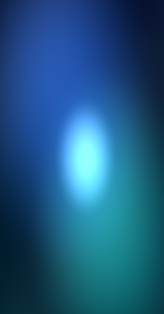
#> input picture installer/wizard_image.bmp, 164 x 314 px
$ python -i skills_photo2_effects.py   (imports and definitions only)
#> lines starting #> are read from the running program, lines starting #| are printed output that depends on the picture
### core/skills_photo2_helpers.py
# Photo Effects house helpers (shared by all four tools).
# Split out of core/skills_photo_effects.py (skills split Phase A batch A6).
from pathlib import Path


# ---------------------------------------------------------------------------
# Helpers (the photo family's shared posture, re-factored locally —
# packs never import from each other)
# ---------------------------------------------------------------------------


# [7 lines left out: function _human_size, not called in this run]


def _existing_file(path: str, what: str = "file") -> Path | None | str:
    """Resolve a user path to an existing file, or return an error string."""
    if not path or not str(path).strip():
        return f"That needs the path of a {what}."
    target = Path(str(path)).expanduser()
    if not target.exists():
        return f"File not found: {target}"
    if not target.is_file():
        return f"That's a folder, not a file: {target}"
    return target


def _non_clobbering(dest: Path) -> Path:
    """Return `dest`, or 'stem (2).suffix', 'stem (3).suffix', … —
    the first variant that doesn't exist yet. Never the taken name."""
    if not dest.exists():
        return dest
    counter = 2
    while True:
        candidate = dest.with_name(f"{dest.stem} ({counter}){dest.suffix}")
        if not candidate.exists():
            return candidate
        counter += 1


def _load_pil():
    """Return (Image, None) or (None, error string) — Pillow is a house dep."""
    try:
        from PIL import Image

        return Image, None
    except ImportError:
        return None, ("Image work isn't available in this build of VYUK — the "
                      "image part didn't make it into the package.")


def _load_oriented(path):
    """Load one image with its EXIF orientation baked in.

    Returns (image, target, None) or (None, None, error string).
    """
    target = _existing_file(path, "image file")
    if isinstance(target, str):
        return None, None, target
    Image, err = _load_pil()
    if err:
        return None, None, err
    try:
        image = Image.open(target)
        image.load()
    except Exception as e:  # noqa: BLE001
        return None, None, (f"Could not read '{target.name}' as an image: {e}. "
                            "The file may be corrupt or in a format Pillow "
                            "doesn't support.")
    try:
        from PIL import ImageOps

        image = ImageOps.exif_transpose(image)
    except Exception:  # noqa: BLE001 — no usable EXIF: work with stored pixels
        pass
    return image, target, None


def _has_alpha(image) -> bool:
    """True when the image carries a real alpha channel."""
    if image.mode in ("RGBA", "LA"):
        return True
    if image.mode == "P" and "transparency" in image.info:
        return True
    return False


# [5 lines left out: function _flatten_on_white, not called in this run]


def _resolve_output(target: Path, output: str, default_name: str) -> Path:
    """The caller's output path, or `default_name` beside the input."""
    if output and str(output).strip():
        return Path(str(output)).expanduser()
    return target.with_name(default_name)


def _save_result(Image, image, dest: Path, fallback_format: str | None):
    """Save `image` to `dest` without ever overwriting.

    JPEG/BMP can't hold transparency: an image with alpha is
    flattened onto WHITE first and the returned notes say so. A
    name that is taken gets a " (2)"-style suffix, also noted.
    Returns (final_path, notes) or (None, error string); a
    half-written file is removed.
    """
    notes: list[str] = []
    final = _non_clobbering(dest)
    if final != dest:
        notes.append(f"'{dest.name}' already existed, so the suffixed "
                     f"name '{final.name}' was used.")
    pil_format = fallback_format
    if final.suffix:
        try:
            Image.init()
            pil_format = Image.EXTENSION.get(final.suffix.lower(), pil_format)
        except Exception:  # noqa: BLE001 — fall back to extension-less save
            pil_format = fallback_format
    to_save = image
    if pil_format in ("JPEG", "BMP"):
        if _has_alpha(to_save):
            to_save = _flatten_on_white(Image, to_save)
            notes.append(f"{pil_format} can't hold transparency, so the "
                         "image was flattened onto white.")
        elif to_save.mode not in ("RGB", "L", "CMYK"):
            to_save = to_save.convert("RGB")
    try:
        if final.suffix:
            to_save.save(final)
        else:  # no extension to infer from — keep the source format
            to_save.save(final, format=pil_format or "PNG")
    except Exception as e:  # noqa: BLE001
        try:
            if final.exists():
                final.unlink()  # never leave a half-written image behind
        except OSError:
            pass
        return None, f"The effected image couldn't be written: {e}"
    return final, notes


def _result_line(verb: str, target: Path, old_size, new_size,
                 final: Path, notes: list[str]) -> str:
    lines = [
        f"{verb} '{target.name}': {old_size[0]}×{old_size[1]} → "
        f"{new_size[0]}×{new_size[1]} pixels, saved to {final} "
        f"({_human_size(final.stat().st_size)})."
    ]
    lines.extend(notes)
    return " ".join(lines)


def _as_int(value, name: str):
    """Coerce to int, or return an error string naming the field."""
    try:
        return int(value)
    except (TypeError, ValueError):
        return f"{name} must be a whole number (got {value!r})."


# [25 lines left out: functions _rgb_ready, _split_alpha, _join_alpha, not called in this run]

### core/skills_photo2_effects.py
# Photo Effects implementations (kaleidoscope / duotone / pixelate / glitch).
# Split out of core/skills_photo_effects.py (skills split Phase A batch A6).
import math
import random
# SKILLS SPLIT PHASE A BATCH A6 INTENTIONAL: the effects functions
# resolve these house helpers from the helpers module (bare-name rule).
from .skills_photo2_helpers import (
    _as_int,
    _has_alpha,
    _join_alpha,
    _load_oriented,
    _load_pil,
    _resolve_output,
    _result_line,
    _rgb_ready,
    _save_result,
    _split_alpha,
)


_NAMED_COLORS = {
    "black": (0, 0, 0),
    "white": (255, 255, 255),
    "red": (255, 0, 0),
    "blue": (0, 0, 255),
    "green": (0, 128, 0),
    "yellow": (255, 255, 0),
    "pink": (255, 192, 203),
    "purple": (128, 0, 128),
    "orange": (255, 165, 0),
    "gray": (128, 128, 128),
    "grey": (128, 128, 128),
}


# [14 lines left out: function _parse_color, not called in this run]


# ---------------------------------------------------------------------------
# KALEIDOSCOPE IMAGE
# ---------------------------------------------------------------------------

_KALEIDO_MAX_SIDE = 1024  # the fold canvas is 3x this per side


def _tile3_mirror(Image, ImageOps, square):
    """The square mirrored into a 3×3 reflective tiling (exact flips).

    A kaleidoscope fold samples the source at the output's radius
    in the folded direction; a plain square has no pixels at the
    corners' radius for most angles, so the fold is built on this
    tiled canvas and the finished mandala is centre-cropped back
    out of it."""
    s = square.size[0]
    big = Image.new("RGBA", (3 * s, 3 * s))
    mirrored = ImageOps.mirror(square)
    flipped = ImageOps.flip(square)
    both = ImageOps.flip(mirrored)
    tiles = ((both, flipped, both),
             (mirrored, square, mirrored),
             (both, flipped, both))
    for ty in range(3):
        for tx in range(3):
            big.paste(tiles[ty][tx], (tx * s, ty * s))
    return big


def _wedge_mask(Image, ImageDraw, size: int, a0: float, a1: float):
    """L mask of the triangular wedge between angles a0..a1
    (radians, image coords: from the +x axis toward +y), apex at
    the canvas centre, far edge pushed far outside the canvas."""
    c = (size - 1) / 2.0
    radius = 2 * size
    mask = Image.new("L", (size, size), 0)
    draw = ImageDraw.Draw(mask)
    draw.polygon([(c, c),
                  (c + radius * math.cos(a0), c + radius * math.sin(a0)),
                  (c + radius * math.cos(a1), c + radius * math.sin(a1))],
                 fill=255)
    return mask


# [26 lines left out: functions _own_sector, _rotate_piece, not called in this run]


def _assemble_quadrants(Image, ImageOps, quad):
    """Complete a kaleidoscope from its bottom-right quadrant:
    the quadrant and its mirror/flip copies are pasted through
    hard quadrant rectangles, so every output pixel comes from
    exactly one copy and both axis mirrors are exact pixel
    permutations of the quadrant."""
    size = quad.size[0]
    mid = size // 2
    canvas = Image.new("RGBA", (size, size), (0, 0, 0, 0))
    regions = ((quad, (mid, mid, size, size)),
               (ImageOps.mirror(quad), (0, mid, mid, size)),
               (ImageOps.flip(quad), (mid, 0, size, mid)),
               (ImageOps.flip(ImageOps.mirror(quad)), (0, 0, mid, mid)))
    for copy_img, (x0, y0, x1, y1) in regions:
        canvas.paste(copy_img.crop((x0, y0, x1, y1)), (x0, y0))
    return canvas


# [11 lines left out: function _assemble_halves, not called in this run]


def _kaleidoscope_quadrants(Image, ImageChops, ImageDraw, ImageFilter,
                            ImageOps, big, segments: int):
    """Build the mandala for segments divisible by 4; returns the
    finished big-canvas image (caller centre-crops)."""
    size = big.size[0]
    centre = (size - 1) / 2.0
    wedge_deg = 360.0 / segments
    if segments == 4:
        mask = Image.new("L", (size, size), 0)
        draw = ImageDraw.Draw(mask)
        draw.rectangle([centre, centre, size, size], fill=255)
        quad = big.copy()
        quad.putalpha(mask)
        return _assemble_quadrants(Image, ImageOps, quad)
    base = big.copy()
    if segments == 8:
        # Wedges at 90° multiples of the group complete EXACTLY:
        # the second wedge is the first one's diagonal transpose.
        # No angular fattening — this path is pixel-exact.
        base.putalpha(_wedge_mask(Image, ImageDraw, size,
                                  0.0, math.radians(wedge_deg)))
        quad = Image.new("RGBA", (size, size), (0, 0, 0, 0))
        quad.alpha_composite(base)
        quad.alpha_composite(base.transpose(Image.TRANSPOSE))
        return _assemble_quadrants(Image, ImageOps, quad)
    # 12 / 16: rotated wedges. Their masks are angularly fattened
    # and dilated — rotated copies of a hard triangle otherwise
    # leave 1px transparent seams along the wedge boundaries.
    eps = math.radians(2.0)
    mask = _wedge_mask(Image, ImageDraw, size, -eps,
                       math.radians(wedge_deg) + eps)
    mask = mask.filter(ImageFilter.MaxFilter(3))
    base.putalpha(mask)
    quad = Image.new("RGBA", (size, size), (0, 0, 0, 0))
    per_quadrant = segments // 4
    for k in range(per_quadrant):
        if k % 2 == 0:
            piece = _rotate_piece(Image, base, k * wedge_deg, size)
        else:
            piece = _rotate_piece(Image, ImageOps.flip(base),
                                  (k + 1) * wedge_deg, size)
        piece = _own_sector(Image, ImageChops, ImageDraw, piece, size,
                            k * wedge_deg, (k + 1) * wedge_deg)
        quad.alpha_composite(piece)
    return _assemble_quadrants(Image, ImageOps, quad)


# [28 lines left out: function _kaleidoscope_halves, not called in this run]


def kaleidoscope_image(path: str, segments: int = 8,
                       output: str = "") -> str:
    """Turn one picture into a kaleidoscope mandala, as a NEW file.

    The centre square of the picture (side = its smaller
    dimension) is folded into `segments` mirror-alternating
    wedges around the centre. `segments` must be EVEN and
    between 4 and 16: the wedges alternate mirrored/unmirrored
    around the full turn, and an odd count cannot mirror back
    into itself. Very large pictures are scaled to a 1024-pixel
    square first (the fold works on a 3× canvas) and the result
    says so. The output is square PNG by default:
    '<name>_kaleidoscope.png' beside the input. The input is
    never overwritten, and a taken output name gets a
    ' (2)'-style suffix.
    """
    count = _as_int(segments, "segments")
    if isinstance(count, str):
        return count
    if count % 2 != 0:
        return (f"segments must be even (got {count}) — the wedges "
                "mirror alternately around the centre, and an odd "
                "count can't mirror back into itself after a full "
                "turn. Try 6, 8 or 12.")
    if not 4 <= count <= 16:
        return (f"segments must be between 4 and 16 (got {count}).")
    image, target, err = _load_oriented(path)
#> in _load_oriented, image is the input picture: PIL image 164x314 RGB; mean R, G, B 29.7, 88.4, 129.5
    if err:
        return err
    old_size = image.size
#> old_size = (164, 314)
    Image, err = _load_pil()
    if err:
        return err
    from PIL import ImageChops, ImageDraw, ImageFilter, ImageOps

    notes: list[str] = []
    width, height = image.size
#> width = 164; height = 314
    side = min(width, height)
#> side = 164
    if side < 16:
        return (f"That picture is only {width}×{height} — too small "
                "to fold into a kaleidoscope (the centre square "
                "needs at least 16×16 pixels).")
    square = image.crop(((width - side) // 2, (height - side) // 2,
                         (width - side) // 2 + side,
                         (height - side) // 2 + side)).convert("RGBA")
    if (width, height) != (side, side):
        notes.append(f"The mandala is built from the centre "
                     f"{side}×{side} square of the picture.")
    if side > _KALEIDO_MAX_SIDE:
        square = square.resize((_KALEIDO_MAX_SIDE, _KALEIDO_MAX_SIDE),
                               Image.LANCZOS)
        notes.append(f"The picture was scaled to "
                     f"{_KALEIDO_MAX_SIDE}×{_KALEIDO_MAX_SIDE} for "
                     "the effect (the fold works on a triple-size "
                     "canvas).")
        side = _KALEIDO_MAX_SIDE
    big = _tile3_mirror(Image, ImageOps, square)
#> in _tile3_mirror, `big = Image.new("RGBA", (3 * s, 3 * s))`: big: PIL image 492x492 RGBA; every value is 0
#> in _tile3_mirror, `mirrored = ImageOps.mirror(square)`:
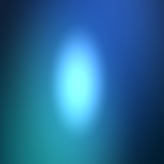
#> mirrored: PIL image 164x164 RGBA; mean R, G, B, A 37.9, 105.1, 150.4, 255
#> in _tile3_mirror, `flipped = ImageOps.flip(square)`:
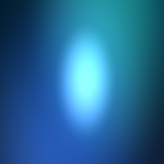
#> flipped: PIL image 164x164 RGBA; mean R, G, B, A 37.9, 105.1, 150.4, 255
#> in _tile3_mirror, `both = ImageOps.flip(mirrored)`:
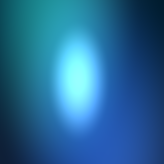
#> both: PIL image 164x164 RGBA; mean R, G, B, A 37.9, 105.1, 150.4, 255
#> after the loop in _tile3_mirror, `for ty in range(3):`:
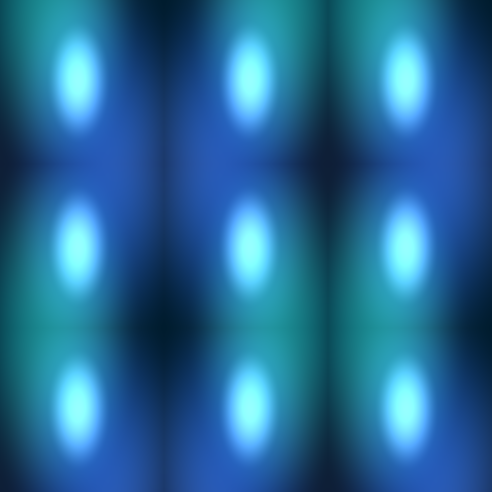
#> big: PIL image 492x492 RGBA; mean R, G, B, A 37.9, 105.1, 150.4, 255
    if count % 4 == 0:
        folded = _kaleidoscope_quadrants(Image, ImageChops, ImageDraw,
                                         ImageFilter, ImageOps, big,
                                         count)
#> in _wedge_mask, `mask = Image.new("L", (size, size), 0)`: mask: PIL image 492x492 L; every value is 0
#> in _kaleidoscope_quadrants, `quad.alpha_composite(base.transpose(Image.TRANSPOSE))`:
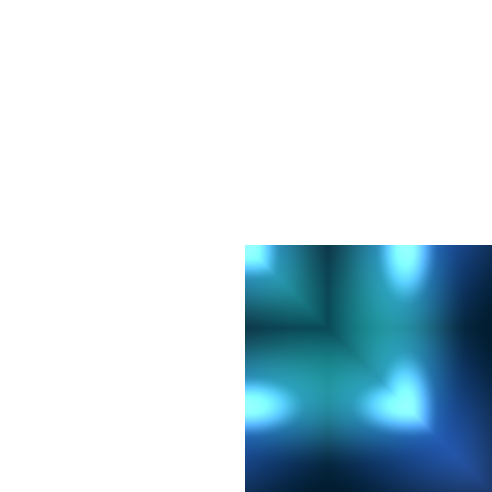
#> quad: PIL image 492x492 RGBA; mean R, G, B, A 9, 27.9, 36.8, 64.3; transparent parts drawn white
#> the loop in _assemble_quadrants, `for copy_img, (x0, y0, x1, y1) in regions:` made 4 passes
#> (x0, y0, x1, y1) on passes 1 to 4: (246, 246, 492, 492), (0, 246, 246, 492), (246, 0, 492, 246), (0, 0, 246, 246)
#> after the loop in _assemble_quadrants, `for copy_img, (x0, y0, x1, y1) in regions:`:
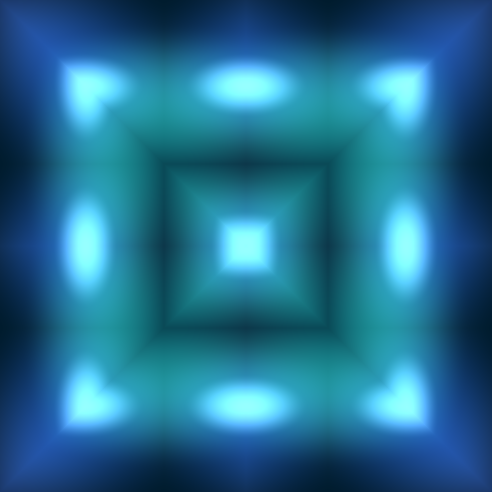
#> canvas: PIL image 492x492 RGBA; mean R, G, B, A 35.4, 110.5, 145.7, 255
    else:
        folded = _kaleidoscope_halves(Image, ImageChops, ImageDraw,
                                      ImageFilter, ImageOps, big,
                                      count)
    result = folded.crop((side, side, 2 * side, 2 * side))
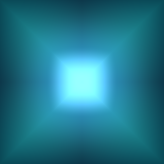
#> result: PIL image 164x164 RGBA; mean R, G, B, A 34.2, 119.9, 139.8, 255
    if not _has_alpha(image):
        result = result.convert("RGB")
#> result: PIL image 164x164 RGB
    notes.append(f"{count} mirror segments.")
    dest = _resolve_output(target, output,
                           f"{target.stem}_kaleidoscope.png")
    final, save_notes = _save_result(Image, result, dest, "PNG")
#> save_notes = []
    if final is None:
        return save_notes
    return _result_line("Kaleidoscoped", target, old_size, result.size,
                        final, notes + save_notes)


# ---------------------------------------------------------------------------
# DUOTONE IMAGE
# ---------------------------------------------------------------------------


# [227 lines left out: functions _duotone_lut, duotone_image, pixelate_image, _offset_channels, _slice_shifts, _apply_slices and 1 more, not called in this run]

#> (the run stopped early here; a loop or call above may not have finished)
